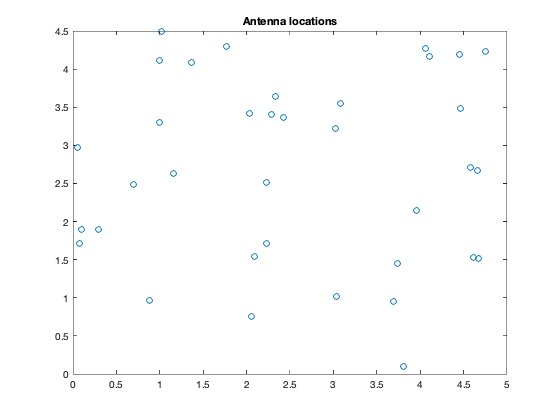
%> input picture utilities/cvx_old/examples/antenna_array_design/html/ant_array_min_beamwidth__01.png, 560 x 420 px
$ octave --eval "result = auto_detect_params(imread('../cvx_old/examples/antenna_array_design/html/ant_array_min_beamwidth__01.png'));"   (GNU Octave 9; MATLAB toolbox functions it lacks are replaced by stand-ins)
%> lines starting %> are read from the running program, lines starting %| are printed output that depends on the picture
function [se, spatialr] = auto_detect_params(a)
    aa = imgaussfilt(a, 2) - imgaussfilt(a, min(size(a)) / 5);
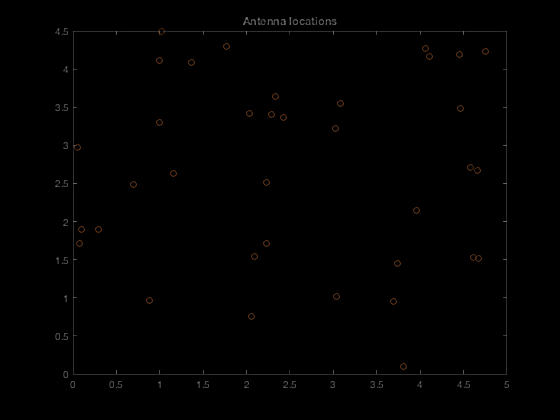
%> aa: size 420x560x3 uint8; mean R, G, B 0.9, 0.8, 0.7
    tb = mean(aa(:));
%> tb = 0.775
    aa = max(tb, aa);

    %%% focus on the center %%%
    ref = fspecial('gaussian', size(aa), min(size(aa)));
    mask = ref > (max(ref(:)) + min(ref(:))) / 2;
    aat = aa .* mask;
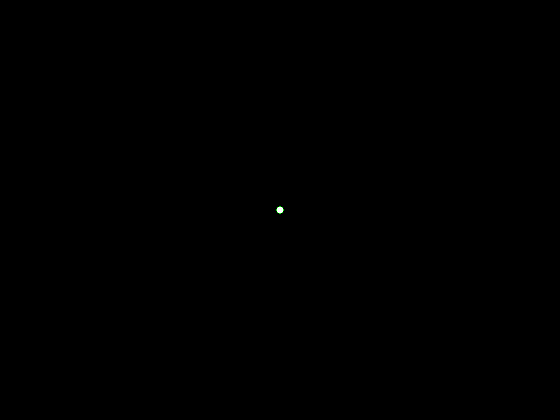
%> aat: size 420x560x3 uint8; mean R, G, B 0.000136, 0.000187, 0.000136; drawn with 1 as white
    aat(~mask) = tb;
%> aat: size 420x560x3 uint8; every value is 1
    aaa = imgaussfilt(aat, 2);

    scl = 5;
    b = sort(aaa(:))';
    bb = b - scl * linspace(min(aaa(:)), max(aaa(:)), numel(aaa));
    [~, id] = min(bb);
%> id = 1
    thres = b(id);
%> thres = 1
    bbb = imopen(aaa > thres, strel('disk', 2));
%> bbb: size 420x560x3 logical; every value is 0
    [l, n] = bwlabeln(bbb);
%> l: size 420x560x3 double; every value is 0
%> n = 0

    mx = imregionalmax(aaa);
    tm = zeros(n, 1);
    for i = 1: n
        tmp1 = mx & (l == i);
        tmt = aaa(tmp1);
        tm(i) = max(tmt);
    end
%> this loop made 0 passes
    [~, id] = sort(tm, 'descend');
%> id = []

    s = zeros(1, n);
    for i = 1: n
        ii = id(i);
        tmp = l == ii;
        st = sum(tmp(:));
        s(i) = sqrt(st / pi);
    end

    ss = polyfit(1: n, s, 1);
%> ss = [0 0]
    sf = ceil(mean(ss * [1: n; ones(1, n)]));
    sizet = min(size(a));
%> sizet = 3
    if sf > 6
        se = 5;
        %se = 20; % yoe testing
        if sizet > 200
            spatialr = max(0.1, 5 / sf);
        else
            spatialr = 1;
        end
    else
        spatialr = 1;
        se = sf;
%> se = NaN
    end
end
